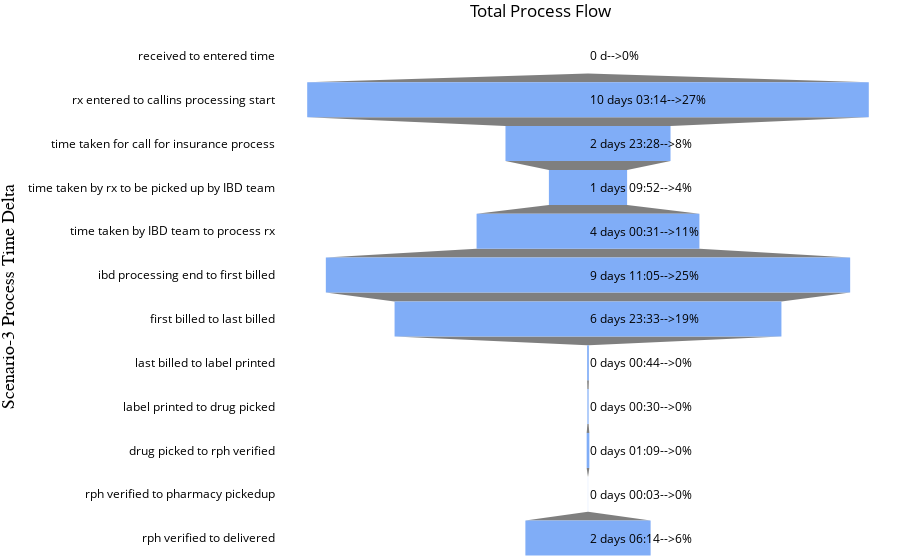

The notebook cell saved with this chart:
### Code cell
row_wise_percent_df = scenario_3_df_time[scenario_3_df_time.columns[:-1]]

row_wise_percent_df = row_wise_percent_df.div(row_wise_percent_df.sum(axis=1), axis=0).round(2)

row_wise_percent_df = row_wise_percent_df.fillna(0)
try:
    
    row_wise_percent_df = row_wise_percent_df.multiply(100).astype(int)
except:
    pass
# row_wise_percent_df = row_wise_percent_df.multiply(100).astype(int)

scenario_3_df_time_object = scenario_3_df_time.copy()

for i in scenario_3_df_time_object.columns:
    scenario_3_df_time_object[i] = scenario_3_df_time_object[i].astype(str)
    
for idx, val in enumerate(row_wise_percent_df.index):
    values_to_be_used = scenario_3_df_time.values.tolist()[idx]
    variable_names = scenario_3_df_time.columns
    #variable_names = [x[13:] for x in variable_names]

    annotation_names = scenario_3_df_time_object.values.tolist()[idx]
    annotation_names = [x[:-3] for x in annotation_names]


    per_annot = row_wise_percent_df.values.tolist()[idx]

    fig = make_subplots()

    fig.add_trace(
        go.Funnel(
        y = variable_names[:-1],
        x = values_to_be_used[:-1],
        textposition='none',
            marker = {"color": [blue_color, blue_color, blue_color, blue_color, blue_color,\
                           blue_color, blue_color, blue_color,blue_color, blue_color, blue_color,blue_color]}))


    for i,y,k in zip(variable_names[:-1],annotation_names[:-1],per_annot):
        fig.add_annotation(y=i,xanchor='left',
                    text=y+'-->'+str(k)+'%',align='right',showarrow=False)

    fig.update_layout(margin={"r":0,"t":34,"l":0,"b":0},paper_bgcolor='rgb(355,355,355)',plot_bgcolor='rgba(0,0,0,0)',
                      title={'text':str(val)+' Process Flow','xanchor': 'center','x':0.6
    },font=dict(color='black'),

    xaxis=dict(
        title='x Axis',
        titlefont=dict(
            family='Arial',
            size=18,
            color='Black'
        )
    ),
    yaxis=dict(
        title='Scenario-3 Process Time Delta',
        titlefont=dict(
            family='Arial',
            size=18,
            color='black'
        )
    ))


    fig.write_image(output_distribution_sce_3+str(val)+"_refill.png") #pip install -U kaleido & restart jupyter


fig.show()

### Figure 1 — Plotly figure (JSON) as saved in the notebook; plotly's stock layout.template omitted (floating-point values rounded to 4 significant figures)
{"data": [{"marker": {"color": ["#80ADF7", "#80ADF7", "#80ADF7", "#80ADF7", "#80ADF7", "#80ADF7", "#80ADF7", "#80ADF7", "#80ADF7", "#80ADF7", "#80ADF7", "#80ADF7"]}, "textposition": "none", "type": "funnel", "x": [0, 875654000000000, 257318000000000, 121966000000000, 347465000000000, 817549000000000, 603194000000000, 2660000000000, 1856000000000, 4162000000000, 232000000000, 195261000000000], "y": ["received to entered time", "rx entered to callins processing start", "time taken for call for insurance process", "time taken by rx to be picked up by IBD team", "time taken by IBD team to process rx", "ibd processing end to first billed", "first billed to last billed", "last billed to label printed", "label printed to drug picked", "drug picked to rph verified", "rph verified to pharmacy pickedup", "rph verified to delivered"]}], "layout": {"annotations": [{"align": "right", "showarrow": false, "text": "0 d-->0%", "xanchor": "left", "y": "received to entered time"}, {"align": "right", "showarrow": false, "text": "10 days 03:14-->27%", "xanchor": "left", "y": "rx entered to callins processing start"}, {"align": "right", "showarrow": false, "text": "2 days 23:28-->8%", "xanchor": "left", "y": "time taken for call for insurance process"}, {"align": "right", "showarrow": false, "text": "1 days 09:52-->4%", "xanchor": "left", "y": "time taken by rx to be picked up by IBD team"}, {"align": "right", "showarrow": false, "text": "4 days 00:31-->11%", "xanchor": "left", "y": "time taken by IBD team to process rx"}, {"align": "right", "showarrow": false, "text": "9 days 11:05-->25%", "xanchor": "left", "y": "ibd processing end to first billed"}, {"align": "right", "showarrow": false, "text": "6 days 23:33-->19%", "xanchor": "left", "y": "first billed to last billed"}, {"align": "right", "showarrow": false, "text": "0 days 00:44-->0%", "xanchor": "left", "y": "last billed to label printed"}, {"align": "right", "showarrow": false, "text": "0 days 00:30-->0%", "xanchor": "left", "y": "label printed to drug picked"}, {"align": "right", "showarrow": false, "text": "0 days 01:09-->0%", "xanchor": "left", "y": "drug picked to rph verified"}, {"align": "right", "showarrow": false, "text": "0 days 00:03-->0%", "xanchor": "left", "y": "rph verified to pharmacy pickedup"}, {"align": "right", "showarrow": false, "text": "2 days 06:14-->6%", "xanchor": "left", "y": "rph verified to delivered"}], "font": {"color": "black"}, "margin": {"b": 0, "l": 0, "r": 0, "t": 34}, "paper_bgcolor": "rgb(355,355,355)", "plot_bgcolor": "rgba(0,0,0,0)", "title": {"text": "Total Process Flow", "x": 0.6, "xanchor": "center"}, "xaxis": {"anchor": "y", "domain": [0, 1], "title": {"font": {"color": "Black", "family": "Arial", "size": 18}, "text": "x Axis"}}, "yaxis": {"anchor": "x", "domain": [0, 1], "title": {"font": {"color": "black", "family": "Arial", "size": 18}, "text": "Scenario-3 Process Time Delta"}}}}
